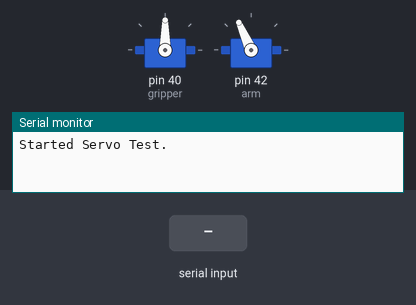
This sketch was run on a simulated Arduino Mega 2560, built with avr-gcc and run on an emulated ATmega2560. Parts: 2 × servo, the last lines printed to the serial monitor. The inputs (shaded band) are chosen by the test bench.

Above: at 1.2 s.
1.3 s: "a90\n" received over Serial
At 4.1 s:
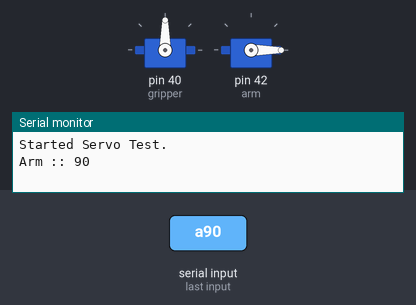
4.3 s: "1" received over Serial
At 6.4 s:
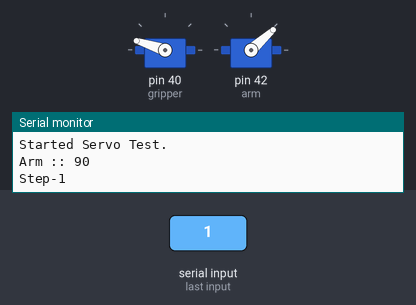
6.7 s: "g90\n" received over Serial
At 8.9 s:
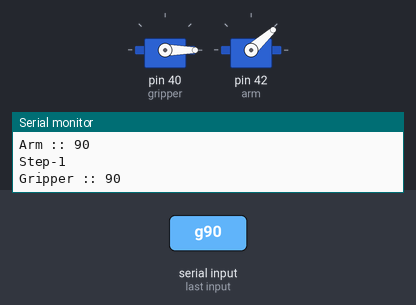
9.7 s: "q90\n" received over Serial
At 11.3 s:
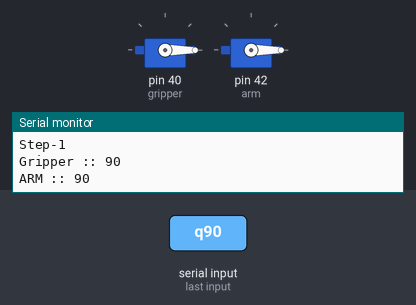
12.0 s: "s90\n" received over Serial
At 13.0 s:
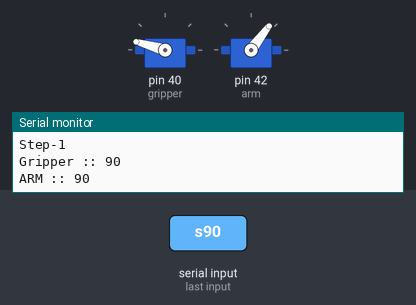
15.0 s: "g,45\n" received over Serial
Timing chart, 0 to 18.0 s (numbered marks = the images above; inputs shaded):
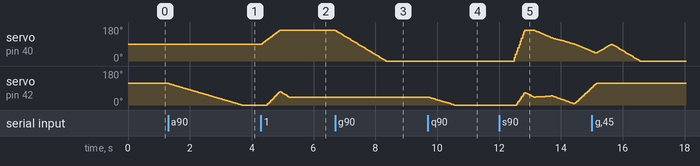

Measured:
- after the input at 1.3 s, servo on pin 42 (arm): moves from 114° to 0° over 2.4 s, starting at once
- after the input at 4.3 s, servo on pin 40 (gripper): rises from 90° to 163° in 0.57 s, then falls to 162° in 0.14 s; servo on pin 42 (arm): rises from 0° to 71° in 0.40 s, then falls to 42° in 0.30 s
- after the input at 6.7 s, servo on pin 40 (gripper): moves from 162° to 0° over 1.6 s, starting at once
- after the input at 9.7 s, servo on pin 42 (arm): moves from 42° to 0° over 0.81 s, starting after 0.05 s
- after the input at 12.0 s, servo on pin 40 (gripper): rises from 0° to 164° in 0.34 s, then falls to 52° in 2.2 s

The sketch:

Gripper_Serial.ino
```cpp
#define serial_debug true
//#define ARM_DLY 2500//3000            //delay in micro-seconds
//#define GRIPPER_DLY 1200             //last -1200
#define ARM_INIT 1700
#define GRIPPER_INIT 1500

#include <Servo.h>

int gripper_cur = GRIPPER_INIT , arm_cur = ARM_INIT;            //Current values of Servos in micro-seconds

Servo gripper;
Servo arm;

int arm_last = ARM_INIT;          //Initial values of servos in micro-seconds
int gripper_last = GRIPPER_INIT;
int GRIPPER_DLY = 1200;
int ARM_DLY = 2500;

//void startSequence(bool blue = false);

void changeAngle() {
  static long arm_last_us = micros();
  static long gripper_last_us = micros();

  if (gripper_cur != gripper_last)
    if ((micros() - gripper_last_us) > GRIPPER_DLY) {
      gripper_last_us = micros();
      (gripper_cur > gripper_last) ? gripper_last++ : gripper_last--;
      gripper.writeMicroseconds(constrain(gripper_last, 750, 2250));
    }
  if (arm_cur != arm_last)
    if ((micros() - arm_last_us) > ARM_DLY) {
      arm_last_us = micros();
      (arm_cur > arm_last) ? arm_last++ : arm_last--;
      arm.writeMicroseconds(constrain(arm_last, 750, 2250));
    }
}

void setup() {
  if (serial_debug)
    Serial.begin(115200);
  gripper.attach(40, 750, 2250);
  arm.attach(42, 750, 2250);
  gripper.writeMicroseconds(GRIPPER_INIT);
  arm.writeMicroseconds(ARM_INIT);
  Serial.println("Started Servo Test.");
}
//int steps[] = {4000, 800, 500, 800, 1500, 2000}; //FIRST
//int steps[] = {5500, 1000, 800};  //SECOND
int steps[] = {5500, 1000, 500, 1500};

void startStep(int arm,  int nw_arm_dly, int gripper, int nw_gripper_dly) {
  //  long start_time = millis();
  if (arm != -1)
    arm_cur = arm;
  if (gripper != -1)
    gripper_cur = gripper;
  if (nw_gripper_dly != -1)
    GRIPPER_DLY = nw_gripper_dly;
  if (nw_arm_dly != -1)
    ARM_DLY = nw_arm_dly;
  while (gripper_cur != gripper_last || arm_cur != arm_last) {
    changeAngle();
  }

}


void reset() {
  //long start = millis();
  arm_cur = ARM_INIT;
  gripper_cur = GRIPPER_INIT;
  GRIPPER_DLY = 1200;
  ARM_DLY = 2500;
  while (gripper_cur != gripper_last || arm_cur != arm_last) {
    changeAngle();
  }
}
void loop() {

  if (Serial.available()) {
    char ch = Serial.read();

    if (ch == 's')
      startSequence();

    if (ch == 'a') {
      while (!Serial.available());
      arm_cur = Serial.parseInt();
      Serial.print("Arm :: "); Serial.println(arm_cur);
    }
    else if (ch == 'g') {
      while (!Serial.available());
      gripper_cur = Serial.parseInt();
      Serial.print("Gripper :: "); Serial.println(gripper_cur);
    }
    else if (ch == 'r') {
      //      Serial.println("here");
      reset();
      Serial.println("reset");
    }
    else if (ch == 'q') {
      int x = Serial.parseInt();
      Serial.print("ARM :: ");
      Serial.println(x);
      int arm_change = x - arm_cur;
      //      Serial.println(arm_change);
      fuse(x, 0.26 * float(arm_change) + gripper_cur, ((abs(arm_change)) / 100) * 250);
    }
    else if (ch == '1') {
      Serial.println("Step-1");
      //      startStep(-1, -1, 1979, 500 );
      fuse(1350, 2110, 600);
      fuse(1100, 2100, 300);
    }
    else if (ch == '2') {
      Serial.println("Step-2");
      fuse(1185, 1780, 800); //non-blue
    }
    else if (ch == '3') {
      Serial.println("Step-3");
      //startStep(1310, 1200, 1600, 300);
      //      fuse(1270, 1600, 600);//blue
      fuse(775, 1500, 700);
    }
    else if (ch == '4') {
      Serial.println("Step-4");
      fuse(1700, 1100, 700);
      fuse(1700, 1500, 500);
    }
  }
  changeAngle();

  //-----------------------------------------------------------------------------------------------

  //  if (Serial.available()) {
  //    char ch = Serial.read();
  //    if (ch == 's')
  //      startSequence();
  //    else if (ch == 'b')
  //      startSequence();
  //    else
  //      reset();
  //  }

}
```

fused_motion.ino
```cpp
#define fused_motion_debug false

void fuse(int arm, int gripper, int time) {
//  Serial.println(gripper);
//  Serial.println(time);
  float gripper_diff = abs(gripper_last - gripper);
  float arm_diff = abs(arm_last - arm);
  float arm_new = arm_last, gripper_new = gripper_last;
  long last = micros();;
  if (max(gripper_diff, arm_diff) == gripper_diff) {
    long time_inc = (long(time) * 1000) / gripper_diff;
    float inc = arm_diff / gripper_diff;
    if ((arm - arm_last) < 0)
      inc *= -1.0;
    while (gripper_last != gripper) {
      (gripper > gripper_last) ? gripper_last++ : gripper_last--;
      arm_new += inc;
      arm_last = arm_new;
      while ((micros() - last) < time_inc);
      last = micros();
      ::arm.writeMicroseconds(constrain(arm_last, 750, 2250));
      ::gripper.writeMicroseconds(constrain(gripper_last, 750, 2250));
      if (fused_motion_debug)
        Serial.println("ARM :: " + String(arm_last) + "\t GRIPPER :: " + String(gripper_last));
    }
  }
  else {
    long time_inc = (long(time) * 1000) / arm_diff;
    float inc = gripper_diff / arm_diff;
    if ((gripper - gripper_last) < 0)
      inc *= -1.0;
    while (arm_last != arm) {
      (arm > arm_last) ? arm_last++ : arm_last--;
      gripper_new += inc;
      gripper_last = gripper_new;
      while ((micros() - last) < time_inc);
      last = micros();
      ::arm.writeMicroseconds(constrain(arm_last, 750, 2250));
      ::gripper.writeMicroseconds(constrain(gripper_last, 750, 2250));
      if (fused_motion_debug)
        Serial.println("ARM :: " + String(arm_last) + "\t GRIPPER :: " + String(gripper_last));
    }
  }
  gripper_cur = gripper_last;
  arm_cur = arm_last;
}
```

waste_bin.ino
```cpp
///SECOND TEST
//void startSequence() {
//  long start_time = millis();
//  ///STEP-1
//  arm_cur = 1935;
//  gripper_cur = 1920;
//  while (millis() - start_time < steps[0]) {
//    changeAngle();
//  }
//  ///STEP-2
//  gripper_cur = 1000;
//  start_time = millis();
//  while (millis() - start_time < steps[1]) {
//    changeAngle();
//  }
//  ///STEP-3
//  arm_cur = 1800;
//  start_time = millis();
//  while (millis() - start_time < steps[2]) {
//    changeAngle();
//  }
//}
/*
  ///FIRST TEST
  void startSequence() {
  long start_time = millis();
  ///STEP-1
  arm_cur = 1650;
  gripper_cur = 1990;
  while (millis() - start_time < steps[0]) {
    changeAngle();
  }
  ///STEP-2
  gripper_cur = 1900;
  start_time = millis();
  while (millis() - start_time < steps[1]) {
    changeAngle();
  }
  ///STEP-3
  arm_cur = 1700;
  start_time = millis();
  while (millis() - start_time < steps[2]) {
    changeAngle();
  }
  ///STEP-4
  gripper_cur = 1700;
  start_time = millis();
  while (millis() - start_time < steps[3]) {
    changeAngle();
  }
  ///STEP-5
  gripper_cur = 750;
  start_time = millis();
  while (millis() - start_time < steps[4]) {
    changeAngle();
  }
  ///STEP-6
  gripper_cur = 1100;
  start_time = millis();
  while (millis() - start_time < steps[5]) {
    changeAngle();
  }
  }
*/
//THIRD TEST
//void startSequence() {
//  startStep(1920, 1935, 0);
//  startStep(1750, -1, 0);
//  startStep(-1, 2010, 0);
//  startStep(1200, -1, 0);
//  startStep(-1, 1800, 0);
//  startStep(1000, -1, 0);
//}

//FOURTH TEST
//void startSequence(bool blue = false) {
//  fuse(1350, 1979, 700);
//  startStep(1290, 1500, -1, -1);
//  if (blue)
//    fuse(1270, 1600, 600);//blue
//  else
//    fuse(1310, 1600, 700);
//  while (!Serial.available()); char ch = Serial.read();
//  //delay(1200);
//  startStep(1000, 1200, 1300, 1000 );
//  startStep(900, 1500, 1200, 1500 );
//}

//FIFTH TEST
void startSequence() {
  fuse(1300, 2120, 600);
  fuse(1100, 2110, 300);
  fuse(1150, 1760, 600); //non-blue
  fuse(800, 1500, 700);
  fuse(1700, 1100, 700);
  fuse(1700, 1500, 500);
}
```
